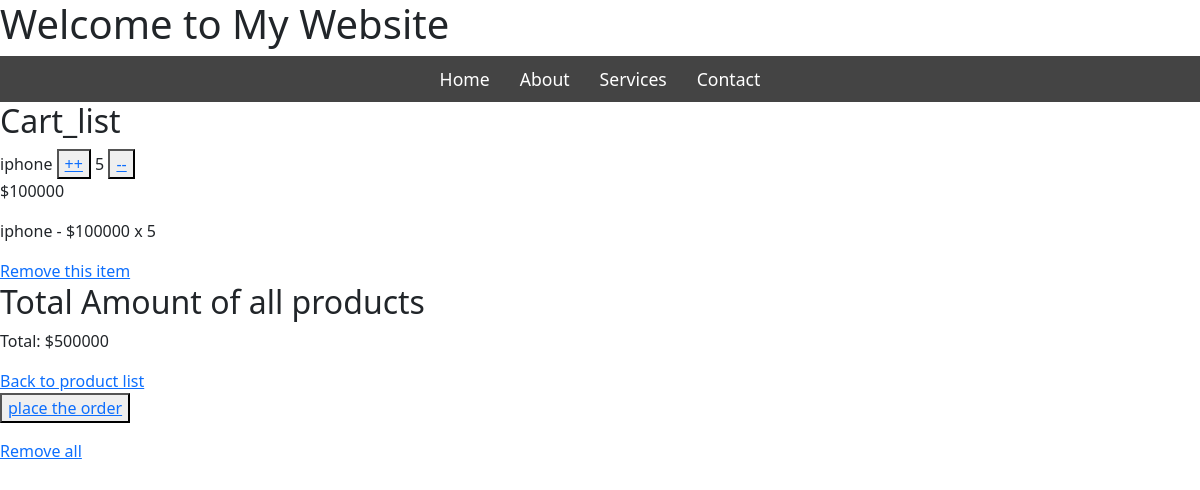
The page /cart/ (signed in) on the database its author committed.
### products/models.py (models this page shows, shortened)
class Cart(models.Model):
    user = models.ForeignKey(User, on_delete=models.CASCADE)
    product = models.ForeignKey(Products, on_delete=models.CASCADE)
    quantity = models.PositiveBigIntegerField(default=1)

class Products(models.Model):
    category=models.ForeignKey(Category,on_delete=models.CASCADE)
    name=models.CharField(max_length=100)
    description=models.TextField(max_length=100)
    price=models.IntegerField()
    stock=models.IntegerField()
    image=models.ImageField(upload_to='products/')
    created_on=models.DateTimeField(auto_now_add=True)
    updated_on=models.DateTimeField(auto_now=True)

### products/views.py (the view)
# urls.py: path('cart/',views.cart_view,name='cart_view'),
def cart_view(request):
    carts=Cart.objects.filter(user=request.user)
    total=0
    for cart in carts:
        total+=cart.product.price*cart.quantity
    return render(request, 'cart.html',{'carts':carts,'total':total})

### products/templates/cart.html (shortened to what this page needs)
{% extends "index.html" %}
{% block content %}
    <h2>Cart_list</h2>
    {% if carts %}
        {% for item in carts %}
        <tr>
            <td>{{ item.product.name }}</td>
            <td>
                <button> <a href="{% url 'increment_quantity' item.id %}">++</a> </button>
                {{ item.quantity }}
                <button>
                <a href="{% url 'decrement_quantity' item.id %}">--</a></button>
            </td>
            <p>
            <td>${{ item.product.price }}</td>
            </p>
        </tr>
            <p>{{ item.product.name }} - ${{ item.product.price }} x {{ item.quantity }}</p>
            <a href="{% url 'remove_cart' item.id %}">Remove this item</a>
        {% endfor %}
        <h2>Total Amount of all products</h2>
        <p>Total: ${{ total }}</p>
        <a href="{% url 'product_list' %}">Back to product list</a>
        <br>
        <p>
            <button> <a href="{% url 'place_order' %}">place the order</a></button>
        </p>
        <a href="{% url 'remove_all_cart' %}" class="'btn btn-danger"> Remove all</a>
    {% else %}
        <p>Your cart is empty!</p>
        <a href="{% url 'logout' %}">logout</a>
    {% endif %}
{% endblock %}

### rows shown on the page
Cart: product.name "iphone", quantity "5", product.price "100000"

### other values the page prints
{{ total }} "500000"
